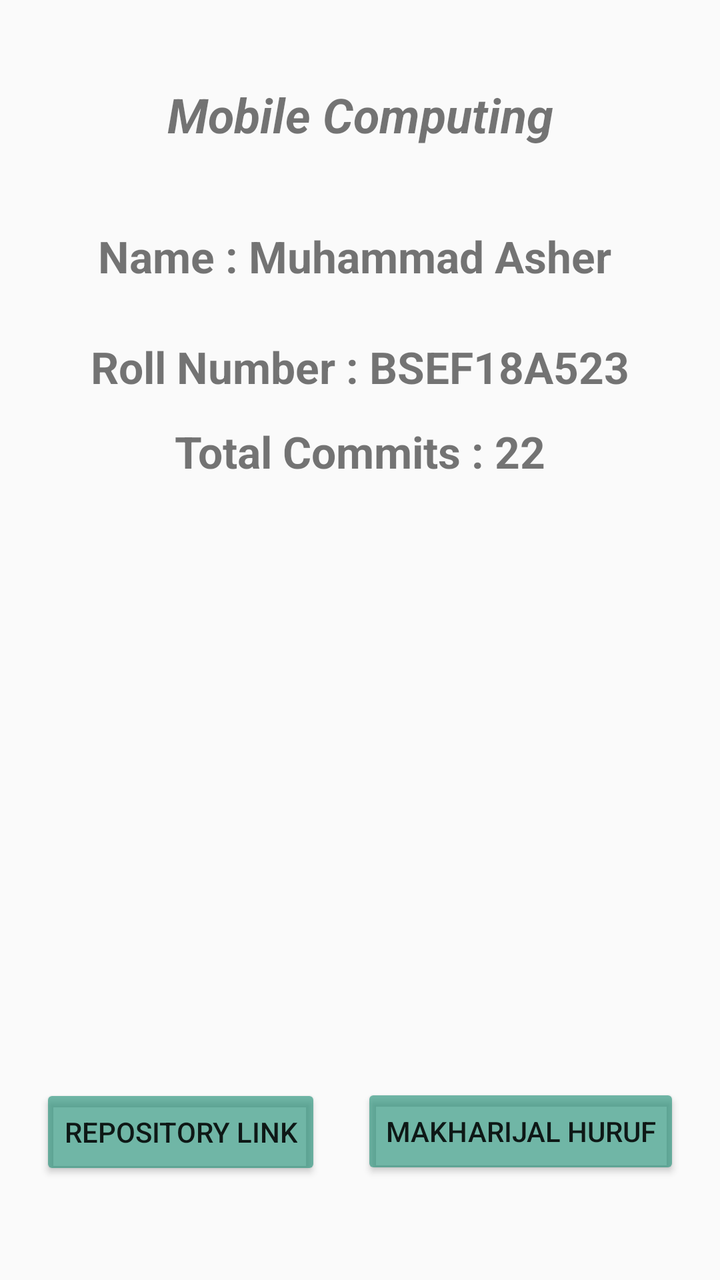
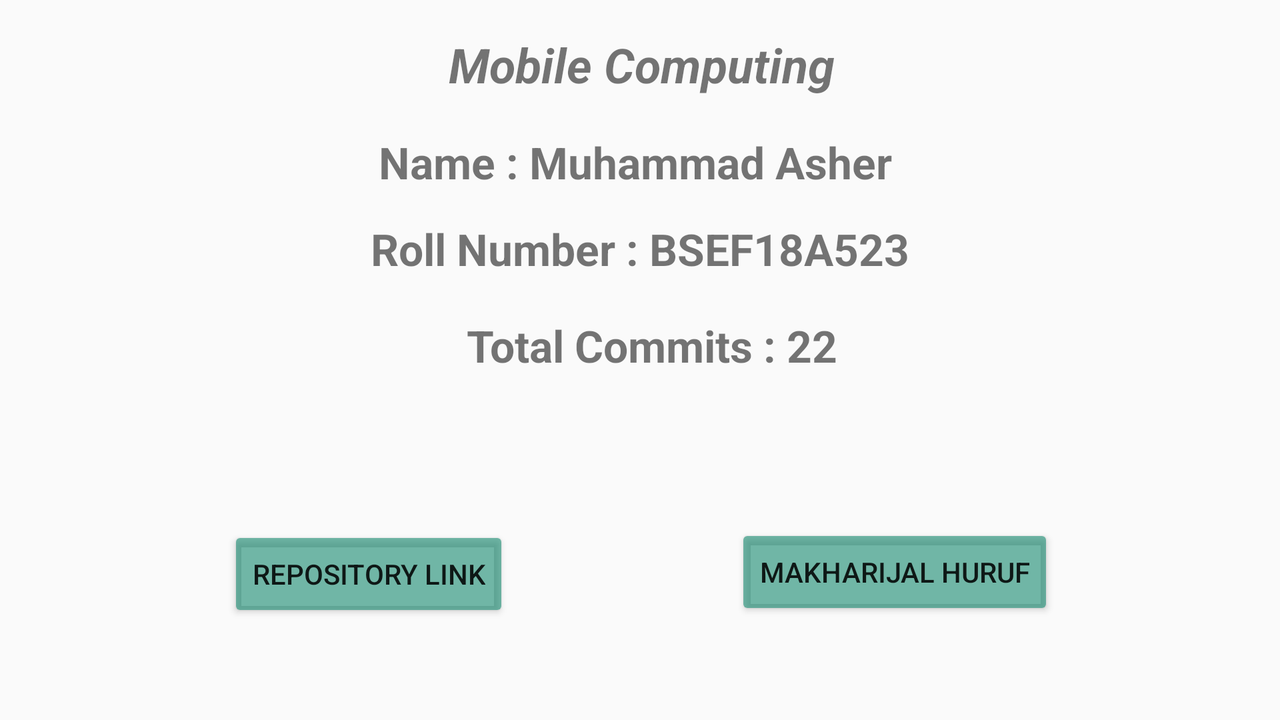

Compare how this app lays out the same screen by default and in its alternative resource folder. The renders come first, then the two layout files and the values they reference.
<!-- AndroidManifest.xml: application theme Theme.Task3EmissionPoints -->
<!-- res/layout/activity_profile.xml -->
<?xml version="1.0" encoding="utf-8"?>
<androidx.constraintlayout.widget.ConstraintLayout xmlns:android="http://schemas.android.com/apk/res/android"
    xmlns:app="http://schemas.android.com/apk/res-auto"
    xmlns:tools="http://schemas.android.com/tools"
    android:layout_width="match_parent"
    android:layout_height="match_parent"
    android:background="#5E758283"
    android:backgroundTint="#00000000"
    tools:context=".ProfileActivity">

    <TextView
        android:id="@+id/textView"
        android:layout_width="wrap_content"
        android:layout_height="wrap_content"
        android:layout_marginTop="41dp"
        android:layout_marginBottom="40dp"
        android:text="Mobile Computing"
        android:textAlignment="center"
        android:textSize="24sp"
        android:textStyle="bold|italic"
        app:layout_constraintBottom_toTopOf="@+id/textView3"
        app:layout_constraintEnd_toEndOf="parent"
        app:layout_constraintStart_toStartOf="parent"
        app:layout_constraintTop_toTopOf="parent" />

    <Button
        android:id="@+id/buttonrepo"
        android:layout_width="wrap_content"
        android:layout_height="wrap_content"
        android:layout_marginBottom="50dp"
        android:backgroundTint="#9E1C8D73"
        android:text="Repository Link"
        android:textAlignment="center"
        app:layout_constraintBottom_toBottomOf="parent"
        app:layout_constraintEnd_toStartOf="@+id/btnMainActivity"
        app:layout_constraintHorizontal_bias="0.5"
        app:layout_constraintStart_toStartOf="parent"
        app:layout_constraintTop_toBottomOf="@+id/imageView6" />

    <TextView
        android:id="@+id/textView3"
        android:layout_width="wrap_content"
        android:layout_height="wrap_content"
        android:layout_marginStart="37dp"
        android:layout_marginEnd="37dp"
        android:layout_marginBottom="26dp"
        android:background="#00000000"
        android:text="Name : Muhammad Asher "
        android:textAlignment="textStart"
        android:textSize="22sp"
        android:textStyle="bold"
        app:layout_constraintBottom_toTopOf="@+id/textView4"
        app:layout_constraintEnd_toEndOf="parent"
        app:layout_constraintStart_toStartOf="parent"
        app:layout_constraintTop_toBottomOf="@+id/textView" />

    <TextView
        android:id="@+id/textView4"
        android:layout_width="wrap_content"
        android:layout_height="wrap_content"
        android:layout_marginStart="36dp"
        android:layout_marginEnd="36dp"
        android:layout_marginBottom="13dp"
        android:text="Roll Number : BSEF18A523"
        android:textAlignment="textStart"
        android:textSize="22sp"
        android:textStyle="bold"
        app:layout_constraintBottom_toTopOf="@+id/textView5"
        app:layout_constraintEnd_toEndOf="parent"
        app:layout_constraintStart_toStartOf="parent"
        app:layout_constraintTop_toBottomOf="@+id/textView3" />

    <TextView
        android:id="@+id/textView5"
        android:layout_width="wrap_content"
        android:layout_height="wrap_content"
        android:layout_marginStart="36dp"
        android:layout_marginEnd="36dp"
        android:layout_marginBottom="17dp"
        android:text="Total Commits : 22"
        android:textAlignment="center"
        android:textSize="22sp"
        android:textStyle="bold"
        app:layout_constraintBottom_toTopOf="@+id/imageView6"
        app:layout_constraintEnd_toEndOf="parent"
        app:layout_constraintStart_toStartOf="parent"
        app:layout_constraintTop_toBottomOf="@+id/textView4" />

    <ImageView
        android:id="@+id/imageView6"
        android:layout_width="wrap_content"
        android:layout_height="0dp"
        android:layout_marginStart="1dp"
        android:layout_marginEnd="1dp"
        android:layout_marginBottom="43dp"
        android:scaleType="fitXY"
        app:layout_constraintBottom_toTopOf="@+id/buttonrepo"
        app:layout_constraintEnd_toEndOf="parent"
        app:layout_constraintStart_toStartOf="parent"
        app:layout_constraintTop_toBottomOf="@+id/textView5"
        app:srcCompat="@drawable/commits" />

    <Button
        android:id="@+id/btnMainActivity"
        android:layout_width="wrap_content"
        android:layout_height="wrap_content"
        android:layout_marginTop="40dp"
        android:layout_marginBottom="48dp"
        android:backgroundTint="#9E1C8D73"
        android:text="Makharijal Huruf"
        app:layout_constraintBottom_toBottomOf="parent"
        app:layout_constraintEnd_toEndOf="parent"
        app:layout_constraintHorizontal_bias="0.5"
        app:layout_constraintStart_toEndOf="@+id/buttonrepo"
        app:layout_constraintTop_toBottomOf="@+id/imageView6" />

</androidx.constraintlayout.widget.ConstraintLayout>
<!-- resources referenced by this layout -->
<resources>
  <style name="Theme.Task3EmissionPoints" parent="Theme.AppCompat.DayNight.NoActionBar">
          
          <item name="colorPrimary">@color/purple_500</item>
          <item name="colorPrimaryVariant">@color/purple_700</item>
          <item name="colorOnPrimary">@color/white</item>
          
          <item name="colorSecondary">@color/teal_200</item>
          <item name="colorSecondaryVariant">@color/teal_700</item>
          <item name="colorOnSecondary">@color/black</item>
          
          <item name="android:statusBarColor" tools:targetApi="l">?attr/colorPrimaryVariant</item>
          
      </style>
  <color name="purple_500">#FF6200EE</color>
  <color name="purple_700">#FF3700B3</color>
  <color name="white">#FFFFFFFF</color>
  <color name="teal_200">#FF03DAC5</color>
  <color name="teal_700">#FF018786</color>
  <color name="black">#FF000000</color>
</resources>
<!-- res/layout-land/activity_profile.xml (the repository's variant of the layout above) -->
<!-- drawn on the phone turned sideways -->
<?xml version="1.0" encoding="utf-8"?>
<androidx.constraintlayout.widget.ConstraintLayout xmlns:android="http://schemas.android.com/apk/res/android"
    xmlns:app="http://schemas.android.com/apk/res-auto"
    xmlns:tools="http://schemas.android.com/tools"
    android:layout_width="match_parent"
    android:layout_height="match_parent"
    android:background="#5E758283"
    android:backgroundTint="#00000000"
    tools:context=".ProfileActivity">

    <TextView
        android:id="@+id/textView"
        android:layout_width="wrap_content"
        android:layout_height="wrap_content"
        android:layout_marginTop="16dp"
        android:layout_marginEnd="34dp"
        android:layout_marginBottom="18dp"
        android:text="Mobile Computing"
        android:textAlignment="center"
        android:textSize="24sp"
        android:textStyle="bold|italic"
        app:layout_constraintBottom_toTopOf="@+id/textView3"
        app:layout_constraintEnd_toEndOf="@+id/textView3"
        app:layout_constraintTop_toTopOf="parent" />

    <Button
        android:id="@+id/buttonrepo"
        android:layout_width="wrap_content"
        android:layout_height="wrap_content"
        android:layout_marginStart="1dp"
        android:layout_marginBottom="49dp"
        android:backgroundTint="#9E1C8D73"
        android:text="Repository Link"
        android:textAlignment="center"
        app:layout_constraintBottom_toBottomOf="parent"
        app:layout_constraintEnd_toStartOf="@+id/btnMainActivity"
        app:layout_constraintStart_toStartOf="parent"
        app:layout_constraintTop_toBottomOf="@+id/imageView6" />

    <TextView
        android:id="@+id/textView3"
        android:layout_width="wrap_content"
        android:layout_height="wrap_content"
        android:layout_marginStart="4dp"
        android:layout_marginBottom="14dp"
        android:background="#00000000"
        android:text="Name : Muhammad Asher "
        android:textAlignment="textStart"
        android:textSize="22sp"
        android:textStyle="bold"
        app:layout_constraintBottom_toTopOf="@+id/textView4"
        app:layout_constraintStart_toStartOf="@+id/textView4"
        app:layout_constraintTop_toBottomOf="@+id/textView" />

    <TextView
        android:id="@+id/textView4"
        android:layout_width="wrap_content"
        android:layout_height="wrap_content"
        android:layout_marginBottom="19dp"
        android:text="Roll Number : BSEF18A523"
        android:textAlignment="textStart"
        android:textSize="22sp"
        android:textStyle="bold"
        app:layout_constraintBottom_toTopOf="@+id/textView5"
        app:layout_constraintEnd_toEndOf="parent"
        app:layout_constraintStart_toStartOf="parent"
        app:layout_constraintTop_toBottomOf="@+id/textView3" />

    <TextView
        android:id="@+id/textView5"
        android:layout_width="wrap_content"
        android:layout_height="wrap_content"
        android:layout_marginStart="48dp"
        android:layout_marginBottom="9dp"
        android:text="Total Commits : 22"
        android:textAlignment="center"
        android:textSize="22sp"
        android:textStyle="bold"
        app:layout_constraintBottom_toTopOf="@+id/imageView6"
        app:layout_constraintStart_toStartOf="@+id/textView4"
        app:layout_constraintTop_toBottomOf="@+id/textView4" />

    <ImageView
        android:id="@+id/imageView6"
        android:layout_width="wrap_content"
        android:layout_height="0dp"
        android:layout_marginBottom="36dp"
        android:scaleType="fitXY"
        app:layout_constraintBottom_toTopOf="@+id/buttonrepo"
        app:layout_constraintStart_toStartOf="parent"
        app:layout_constraintTop_toBottomOf="@+id/textView5"
        app:srcCompat="@drawable/commits" />

    <Button
        android:id="@+id/btnMainActivity"
        android:layout_width="wrap_content"
        android:layout_height="wrap_content"
        android:layout_marginBottom="50dp"
        android:backgroundTint="#9E1C8D73"
        android:text="Makharijal Huruf"
        app:layout_constraintBottom_toBottomOf="parent"
        app:layout_constraintEnd_toEndOf="parent"
        app:layout_constraintStart_toEndOf="@+id/buttonrepo" />

</androidx.constraintlayout.widget.ConstraintLayout>
